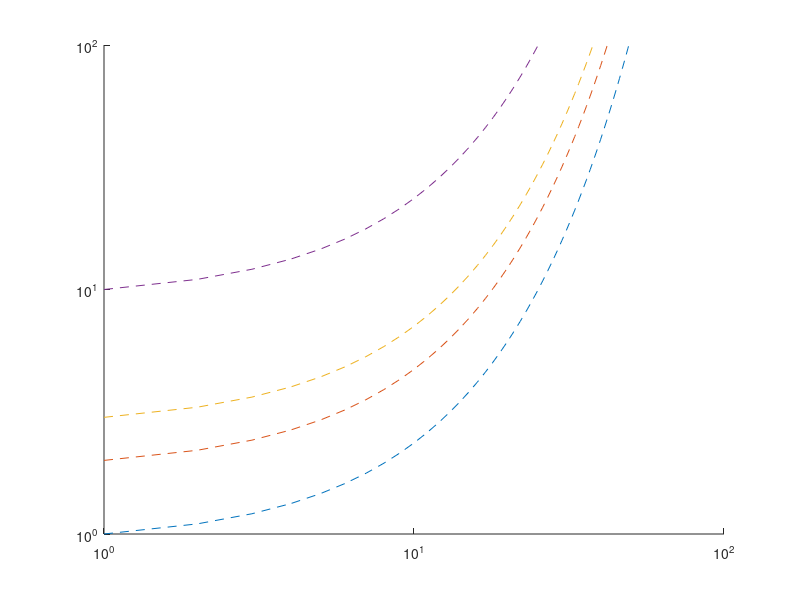

This figure's MATLAB source:
t=100;
K=10^3;
b=1;
r=0.1;
N_0=[1,2,3,10];
N_diff=zeros(1,t);
n=zeros(1,t);
n(1)=1;

for j=1:size(N_0,2)
    N_diff(1)=N_0(j);
    n(1)=N_0(j);
    for i=2:t        
        N_diff(i)=(r+1)*n(i-1);
        n(i)=(r+1)*n(i-1);
    end
    hold on
    loglog(1:t,N_diff(1,:),'--')
    axis([0 100 0 100])
end
hold off